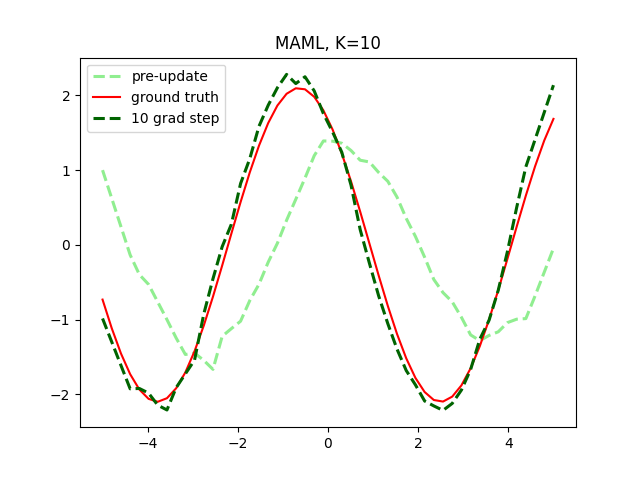

Reproduce this figure in Python.
import torch
import torch.nn as nn
import numpy as np
from tqdm import tqdm
import matplotlib.pyplot as plt
from torch.autograd import grad


def mlp(x, params):
    h = torch.relu(torch.nn.functional.linear(x, params[0], bias=params[1]))
    h = torch.relu(torch.nn.functional.linear(h, params[2], bias=params[3]))
    return torch.nn.functional.linear(h, params[4], bias=params[5])


class Task:

    def __init__(self, a, b):
        self.a = a
        self.b = b

    def sample(self, K):
        x = torch.rand((K, 1)) * 10 - 5  # Sample x in [-5, 5]
        y = self.a * torch.sin(x + self.b)
        loss_fct = nn.MSELoss()
        return x, y, loss_fct


@torch.no_grad()
def sample_task():
    a = torch.rand(1).item() * 4.9 + .1  # Sample the amplitude in [0.1, 5.0]
    b = torch.rand(1).item() * np.pi  # Sample the phase in [0, pi]
    return Task(a, b)


def perform_k_training_steps(params, task, batch_size, inner_training_steps, alpha, device='cpu'):
    for epoch in range(inner_training_steps):
        x_batch, target, loss_fct = task.sample(batch_size)
        loss = loss_fct(mlp(x_batch.to(device), params), target.to(device))

        for p in params:  # Zero grad
            p.grad = None
        gradients = grad(loss, params)
        for p, g in zip(params, gradients):  # Grad step
            p.data -= alpha * g
    return params


def maml(p_model, meta_optimizer, inner_training_steps, nb_epochs, batch_size_K, alpha, nb_tasks=10, device='cpu'):
    """
    Algorithm from https://arxiv.org/pdf/1703.03400v3.pdf (MAML for Few-Shot Supervised Learning)
    """
    training_loss = []
    for epoch in tqdm(range(nb_epochs)):  # Line 2 in the pseudocode

        theta_i_prime = []
        D_i_prime = []

        # Sample batch of tasks
        tasks = [sample_task() for _ in range(nb_tasks)]  # Line 3 in the pseudocode
        for task in tasks:
            theta_i_prime.append(perform_k_training_steps([p.clone() for p in p_model], task, batch_size_K,
                                                          inner_training_steps, alpha, device=device))
            # Sample data points Di' for the meta-update (line 8 in the pseudocode)
            x, y, loss_fct = task.sample(25)
            D_i_prime.append((x, y, loss_fct))

        # Meta update
        meta_optimizer.zero_grad()
        batch_training_loss = []
        for i in range(nb_tasks):
            x, y, loss_fct = D_i_prime[i]
            f_theta_prime = theta_i_prime[i]
            # Compute \nabla_theta L(f_theta_i_prime) for task ti
            loss = loss_fct(mlp(x.to(device), f_theta_prime), y.to(device))
            loss.backward()
            batch_training_loss.append(loss.item())

        meta_optimizer.step()  # Line 10 in the pseudocode
        training_loss.append(np.mean(batch_training_loss))
    return training_loss


if __name__ == "__main__":
    device = 'mps'
    params = [torch.rand(40, 1, device=device).uniform_(-np.sqrt(6. / 41), np.sqrt(6. / 41)).requires_grad_(),
              torch.zeros(40, device=device).requires_grad_(),
              torch.rand(40, 40, device=device).uniform_(-np.sqrt(6. / 80), np.sqrt(6. / 80)).requires_grad_(),
              torch.zeros(40, device=device).requires_grad_(),
              torch.rand(1, 40, device=device).uniform_(-np.sqrt(6. / 41), np.sqrt(6. / 41)).requires_grad_(),
              torch.zeros(1, device=device).requires_grad_()]

    device = 'mps'
    meta_optimizer = torch.optim.Adam(params, lr=1e-3)
    training_loss = maml(params, meta_optimizer, 1, 70_000, 10, 1e-3, device=device, nb_tasks=10)

    plt.title('MAML, K=10')
    x = torch.linspace(-5, 5, 50).to(device)
    y = mlp(x[..., None], params)
    plt.plot(x.data.cpu().numpy(), y.data.cpu().numpy(), c='lightgreen', linestyle='--', linewidth=2.2,
             label='pre-update')
    # New task
    task = sample_task()
    ground_truth_y = task.a * torch.sin(x + task.b)
    plt.plot(x.data.cpu().numpy(), ground_truth_y.data.cpu().numpy(), c='red', label='ground truth')
    # Fine-tuning, 10 gradient steps
    new_params = perform_k_training_steps([p.clone() for p in params], task, 10, 10, 1e-3, device=device)
    # After 10 gradient steps
    y = mlp(x[..., None], new_params)
    plt.plot(x.data.cpu().numpy(), y.data.cpu().numpy(), c='darkgreen', linestyle='--', linewidth=2.2,
             label='10 grad step')
    plt.legend()
    plt.savefig('maml.png')
    plt.show()
